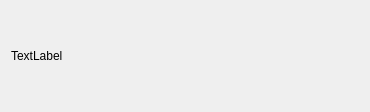
<?xml version="1.0" encoding="UTF-8"?>
<ui version="4.0">
 <class>Wait</class>
 <widget class="QDialog" name="Wait">
  <property name="geometry">
   <rect>
    <x>0</x>
    <y>0</y>
    <width>370</width>
    <height>112</height>
   </rect>
  </property>
  <property name="windowTitle">
   <string>Please wait...</string>
  </property>
  <layout class="QGridLayout" name="gridLayout">
   <item row="0" column="0">
    <widget class="QLabel" name="msg">
     <property name="text">
      <string>TextLabel</string>
     </property>
    </widget>
   </item>
  </layout>
 </widget>
 <resources/>
 <connections/>
</ui>
